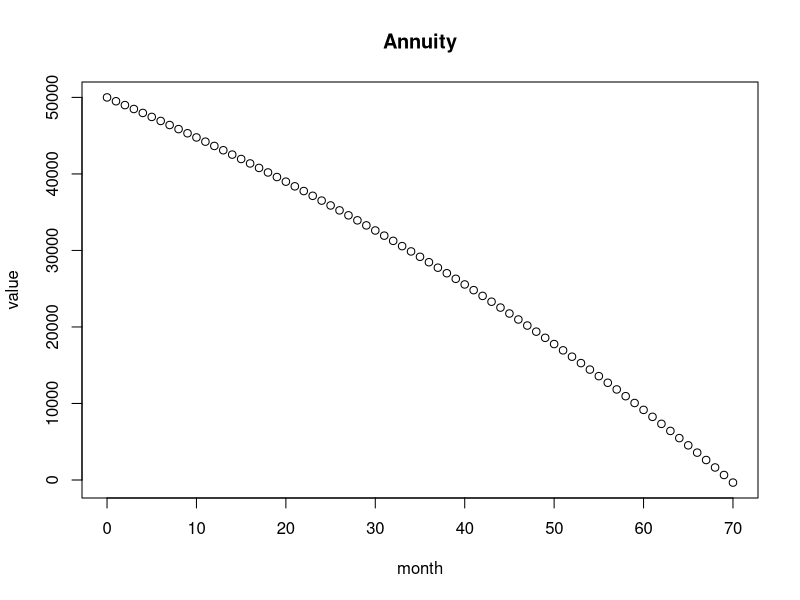

This figure's R source: (Note: this script raises an error after producing the figure.)
## ---- chunk 1
annuityModel <- function(a_n, i, w)
{
  a_next <- a_n + (a_n * i) - w
  
  return (a_next)
}
## ---- chunk 2
# Setup variables related to the annuity
a <- 50000
rate <- 0.01
withdrawl <- 1000
# Store results in a data frame.
result <- data.frame(month=c(0), value=c(a))
# Loop through time
for(n in 1:100)
{
  a <- annuityModel(a, rate, withdrawl)
  
  result <- rbind(result, c(n, a))
  
  if(a < 0)
  {
    # End when a_n is less than zero
    break
  }
}

# Update data frame names to be user friendly.
colnames(result) <- c("month", "value")

# show some raw data
head(result)
tail(result)
## ---- chunk 3
plot(result, main="Annuity")
## ---- chunk 4
n <- 1:16
speed <- n * 5
a_n <- c(3,6,11,21,32,47,65,87,112,140,171,204,241,282,325,376)
d_an <- c()
d_an[0] <- NA
for(i in 1:length(a_n))
{
  d_an[i] <- a_n[i] - a_n[i - 1] 
}

d9 <- data.frame(n, speed, a_n, d_an)

d9
## ---- chunk 5
plot(d9[,c("n", "d_an")], main="Change in a_n vs n")
